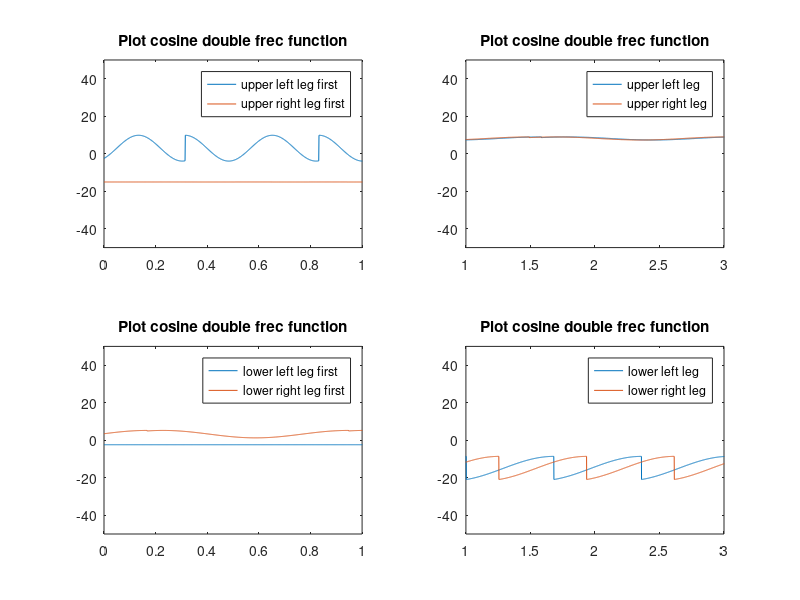

Write MATLAB code to recreate this figure.
data = csvread('latest_result.txt');

chromosome = data(:,1);
first_step_time = 1;

first_step_lower_A = chromosome(2);
first_step_lower_W1 = chromosome(3);
first_step_lower_W2 = chromosome(4);
first_step_lower_fase = chromosome(5);
first_step_lower_ind_term = chromosome(6);

first_step_upper_A = chromosome(7);
first_step_upper_W1 = chromosome(8);
first_step_upper_W2 = chromosome(9);
first_step_upper_fase = chromosome(10);
first_step_upper_ind_term = chromosome(11);

first2_step_lower_A = chromosome(12);
first2_step_lower_W1 = chromosome(13);
first2_step_lower_W2 = chromosome(14);
first2_step_lower_fase = chromosome(15);
first2_step_lower_ind_term = chromosome(16);

first2_step_upper_A = chromosome(17);
first2_step_upper_W1 = chromosome(18);
first2_step_upper_W2 = chromosome(19);
first2_step_upper_fase = chromosome(20);
first2_step_upper_ind_term = chromosome(21);

x = [0:0.001:10];    

psi = x + first_step_upper_fase - floor((x + first_step_upper_fase)/((pi/first_step_upper_W1) + (pi/first_step_upper_W2))) * ((pi/first_step_upper_W1) + (pi/first_step_upper_W2));

if(first_step_upper_W1*psi < pi)
    first_step_upper = first_step_upper_A*cos(first_step_upper_W1*psi) + first_step_upper_ind_term;
else
    first_step_upper = first_step_upper_A*cos(first_step_upper_W2*(psi-(pi/first_step_upper_W1)+(pi/first_step_upper_W2))) + first_step_upper_ind_term;
end

psi = x + first_step_lower_fase - floor((x + first_step_lower_fase)/((pi/first_step_lower_W1) + (pi/first_step_lower_W2))) * ((pi/first_step_lower_W1) + (pi/first_step_lower_W2));

if(first_step_lower_W1*psi < pi)
    first_step_lower = first_step_lower_A*cos(first_step_lower_W1*psi) + first_step_lower_ind_term;
else
    first_step_lower = first_step_lower_A*cos(first_step_lower_W2*(psi-(pi/first_step_lower_W1)+(pi/first_step_lower_W2))) + first_step_lower_ind_term;
end


psi = x + first2_step_upper_fase - floor((x + first2_step_upper_fase)/((pi/first_step_upper_W1) + (pi/first2_step_upper_W2))) * ((pi/first2_step_upper_W1) + (pi/first2_step_upper_W2));

if(first_step_upper_W1*psi < pi)
    first_step_upper_r = first2_step_upper_A*cos(first2_step_upper_W1*psi) + first2_step_upper_ind_term;
else
    first_step_upper_r = first2_step_upper_A*cos(first2_step_upper_W2*(psi-(pi/first2_step_upper_W1)+(pi/first2_step_upper_W2))) + first2_step_upper_ind_term;
end

psi = x + first2_step_lower_fase - floor((x + first2_step_lower_fase)/((pi/first2_step_lower_W1) + (pi/first2_step_lower_W2))) * ((pi/first2_step_lower_W1) + (pi/first2_step_lower_W2));

if(first_step_lower_W1*psi < pi)
    first_step_lower_r = first2_step_lower_A*cos(first2_step_lower_W1*psi) + first2_step_lower_ind_term;
else
    first_step_lower_r = first2_step_lower_A*cos(first2_step_lower_W2*(psi-(pi/first2_step_lower_W1)+(pi/first2_step_lower_W2))) + first2_step_lower_ind_term;
end

subplot(2,2,1)
plot(x,first_step_upper,x,first_step_upper_r)
title('Plot cosine double frec function')
legend('upper left leg first','upper right leg first')

axis([0 first_step_time -50 50])

subplot(2,2,3)
plot(x,first_step_lower,x,first_step_lower_r)
title('Plot cosine double frec function')
legend('lower left leg first','lower right leg first')

axis([0 first_step_time -50 50])

lower_A = chromosome(22);
lower_W1 = chromosome(23);
lower_W2 = chromosome(24);
lower_fase = chromosome(25);
lower_ind_term = chromosome(26);

upper_A = chromosome(27);
upper_W1 = chromosome(28);
upper_W2 = chromosome(29);
upper_fase = chromosome(30);
upper_ind_term = chromosome(31);  

psi = x + upper_fase - floor((x + upper_fase)/((pi/upper_W1) + (pi/upper_W2))) * ((pi/upper_W1) + (pi/upper_W2));

if(upper_W1*psi < pi)
    upper = upper_A*cos(upper_W1*psi) + upper_ind_term;
else
    upper = upper_A*cos(upper_W2*(psi-(pi/upper_W1)+(pi/upper_W2))) + upper_ind_term;
end

psi = x + lower_fase - floor((x + lower_fase)/((pi/lower_W1) + (pi/lower_W2))) * ((pi/lower_W1) + (pi/lower_W2));

if(lower_W1*psi < pi)
    lower = lower_A*cos(lower_W1*psi) + lower_ind_term;
else
    lower = lower_A*cos(lower_W2*(psi-(pi/lower_W1)+(pi/lower_W2))) + lower_ind_term;
end


psi = x + upper_fase + pi - floor((x + upper_fase + pi)/((pi/upper_W1) + (pi/upper_W2))) * ((pi/upper_W1) + (pi/upper_W2));

if(upper_W1*psi < pi)
    upper_r = upper_A*cos(upper_W1*psi) + upper_ind_term;
else
    upper_r = upper_A*cos(upper_W2*(psi-(pi/upper_W1)+(pi/upper_W2))) + upper_ind_term;
end

psi = x + lower_fase + pi - floor((x + lower_fase + pi)/((pi/lower_W1) + (pi/lower_W2))) * ((pi/lower_W1) + (pi/lower_W2));

if(lower_W1*psi < pi)
    lower_r = lower_A*cos(lower_W1*psi) + lower_ind_term;
else
    lower_r = lower_A*cos(lower_W2*(psi-(pi/lower_W1)+(pi/lower_W2))) + lower_ind_term;
end

subplot(2,2,2)
plot(x,upper,x,upper_r)
title('Plot cosine double frec function')
legend('upper left leg','upper right leg')

axis([first_step_time 3 -50 50])

subplot(2,2,4)
plot(x,lower,x,lower_r)
title('Plot cosine double frec function')
legend('lower left leg','lower right leg')

axis([first_step_time 3 -50 50])